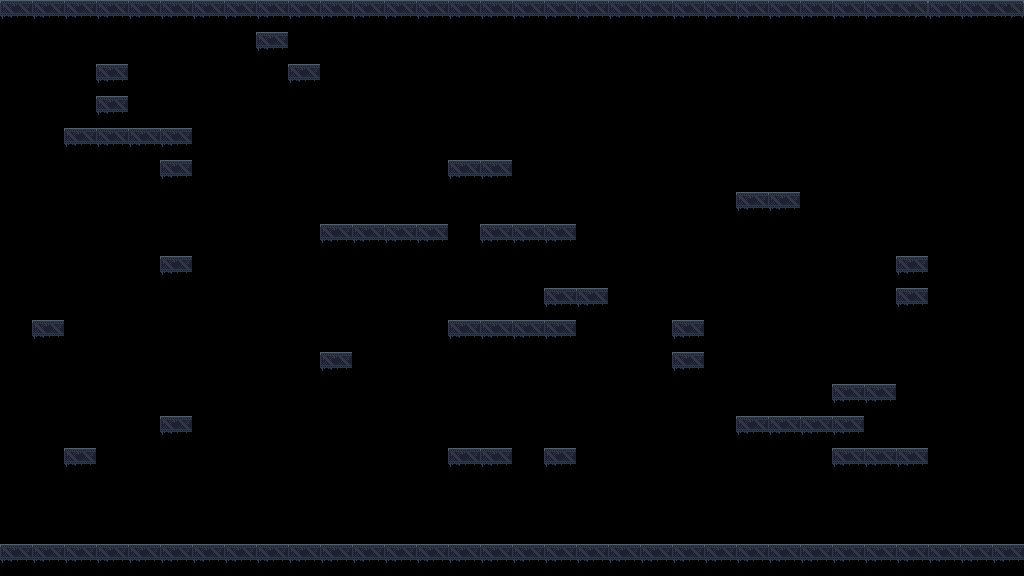

This is a level from a 2D game, rendered from its Tiled map with the project's own tilesets. A one-line summary and the map file follow, with tile-layer data summarised:
An orthogonal 32x18 tile map with 32x32 px tiles, 1 tile layer (Слой тайлов 1).

<map version="1.4" tiledversion="1.4.3" orientation="orthogonal" renderorder="right-down" width="32" height="18" tilewidth="32" tileheight="32" infinite="0" nextlayerid="3" nextobjectid="1">
 <tileset firstgid="1" source="main.tsx" />
 <layer id="1" name="Слой тайлов 1" width="32" height="18">
  <data>[576 cells, 116 non-empty, 3 distinct tile ids]</data>
 </layer>
</map>
